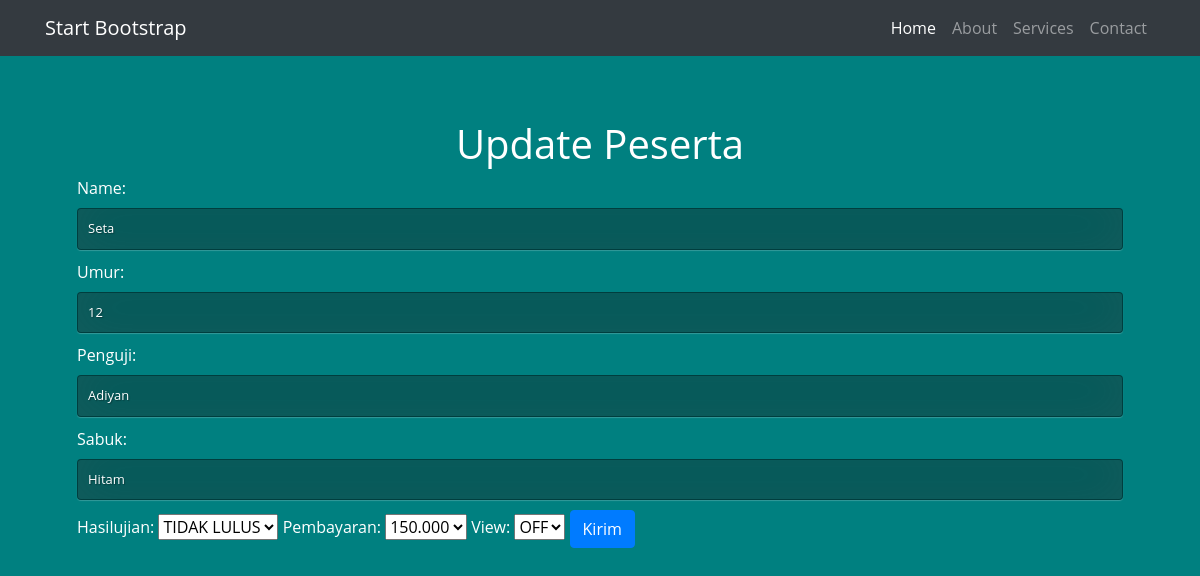
Before: /blog/updatekrida/46 (signed in) with the older database file.
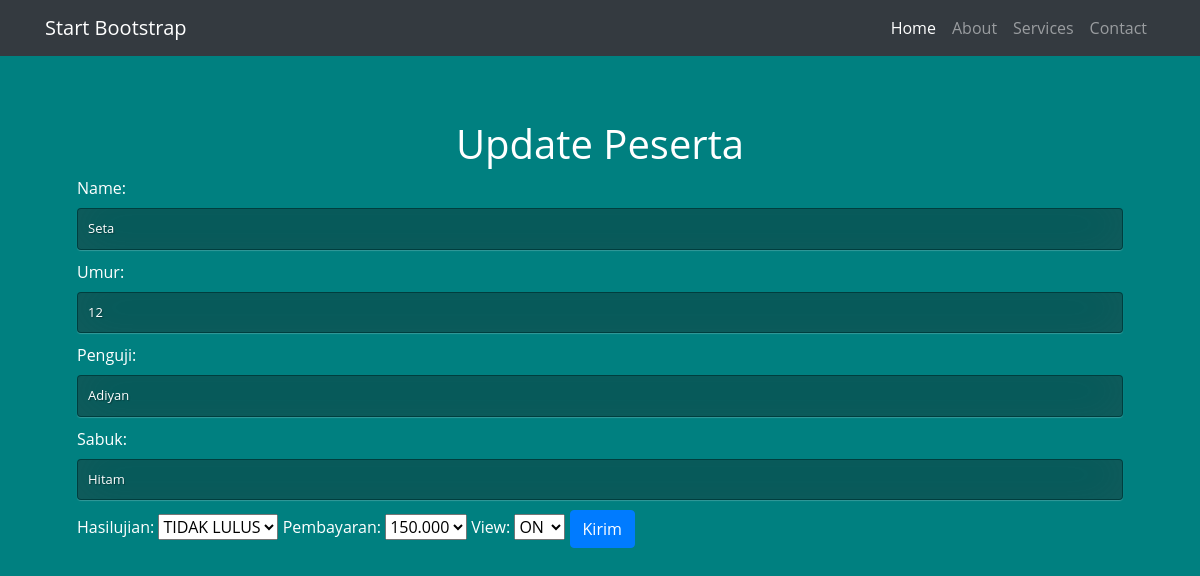
After: the same page with the newer database file.
### zwinkle/models.py (models this page shows, shortened)
class krida_model(models.Model):
    name = models.CharField(max_length=30)
    umur = models.IntegerField()
    penguji = models.CharField(max_length=30)
    sabuk = models.CharField(max_length=30)
    hasilujian = models.CharField(
        max_length=100,
        choices=hasil_ujian,
        default=1,
    )
    pembayaran = models.CharField(
        max_length=100,
        choices=nominal,
        default=1,
    )
    view = models.CharField(
        max_length=100,
        choices=status,
        default=1,
    )

### zwinkle/views.py (the view)
# urls.py: re_path(r'^updatekrida/(?P<update_id_krida>[0-9]+)$', views.updatekrida, name='updatekrida'),
@login_required(redirect_field_name='updatekrida')
def updatekrida(request, update_id_krida):
    kridaupdate = krida_model.objects.get(id=update_id_krida)
    data = {
        'name'     : kridaupdate.name,
        'umur'       : kridaupdate.umur,
        'penguji'  : kridaupdate.penguji,
        'sabuk'  : kridaupdate.sabuk,
    }
    kridadata = krida_form(request.POST or None, initial=data, instance=kridaupdate)
    if request.method == 'POST':
        if kridadata.is_valid():
            kridadata.save()
        return redirect('reviews:krida')
    context = {
        'page_title':'Update Peserta',
        'kridadata':kridadata,
    }
    return render(request, 'post/posting_krida.html', context)

### zwinkle/forms.py
class krida_form(ModelForm):
    class Meta:
        model = krida_model
        fields = [
            'name',
            'umur',
            'penguji',
            'sabuk',
            'hasilujian',
            'pembayaran',
            'view',
        ]
        widgets = {
            'pembayaran': forms.Select(attrs={
                'class': 'forms-control',
                'choices': 'nominal',
            }),
            'hasilujian': forms.Select(attrs={
                'class': 'forms-control',
                'choices': 'hasil_ujian',
            }),
            'view': forms.Select(attrs={
                'class': 'forms-control',
                'choices': 'status',
            }),
        }

### zwinkle/templates/post/posting_krida.html (shortened to what this page needs)
{% load widget_tweaks %}
<!DOCTYPE html>
<html lang="en">
  <head>
    <link rel="stylesheet" href="https://stackpath.bootstrapcdn.com/bootstrap/4.2.1/css/bootstrap.min.css">
  </head>
  <body>
    <nav class="navbar navbar-expand-lg navbar-dark bg-dark static-top">
      <div class="container">
        <a class="navbar-brand" href="{% url 'rumah' %}">Start Bootstrap</a>
        <div class="collapse navbar-collapse" id="navbarResponsive">
          <ul class="navbar-nav ml-auto">
            <li class="nav-item active">
              <a class="nav-link" href="#">Home
              </a>
            </li>
            <li class="nav-item">
              <a class="nav-link" href="#">About</a>
            </li>
            <li class="nav-item">
              <a class="nav-link" href="#">Services</a>
            </li>
            <li class="nav-item">
              <a class="nav-link" href="#">Contact</a>
            </li>
          </ul>
        </div>
      </div>
    </nav>
    <div class="container">
      <div class="jumbotron vertical-center" style="background:inherit">
        <h1 style="text-align:center">{{page_title}}</h1>
          <form method="POST">
          <div class="form-group" style="margin-bottom:10px">
              {{kridadata}}
              <button type="submit" class="btn btn-primary">Kirim</button>
          </div>
    </form>
      </div>
    </div>
  </body>
</html>

### zwinkle/templates/post/posting_krida.html (style rules this page uses)
input { width: 100%; margin-bottom: 10px; background: rgba(0,0,0,0.3); border: none; outline: none; padding: 10px; font-size: 13px; color: white; text-shadow: 1px 1px 1px rgba(0,0,0,0.3); border: 1px solid rgba(0,0,0,0.3); border-radius: 4px; box-shadow: inset 0 -5px 45px rgba(100,100,100,0.2), 0 1px 1px rgba(255,255,255,0.2); -webkit-transition: box-shadow .5s ease; -moz-transition: box-shadow .5s ease; -o-transition: box-shadow .5s ease; -ms-transition: box-shadow .5s ease; transition: box-shadow .5s ease; }
body { font-family: 'Open Sans', sans-serif; background: #008080; color: white; }

Changed rows visible on the page:
changed krida_model "Seta": view "OFF" → "ON"
